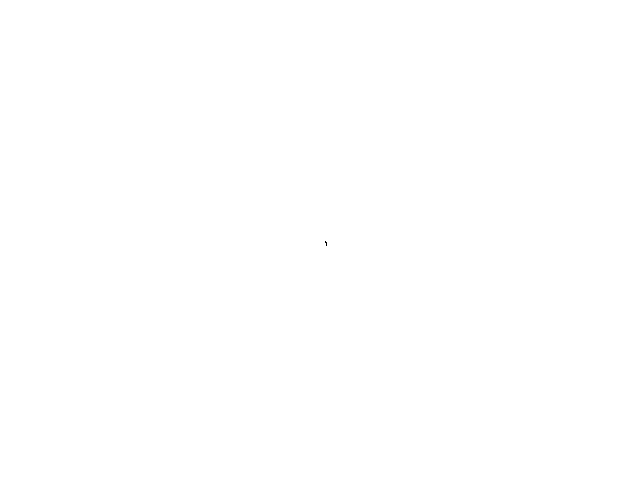
Frame 1 (no input)
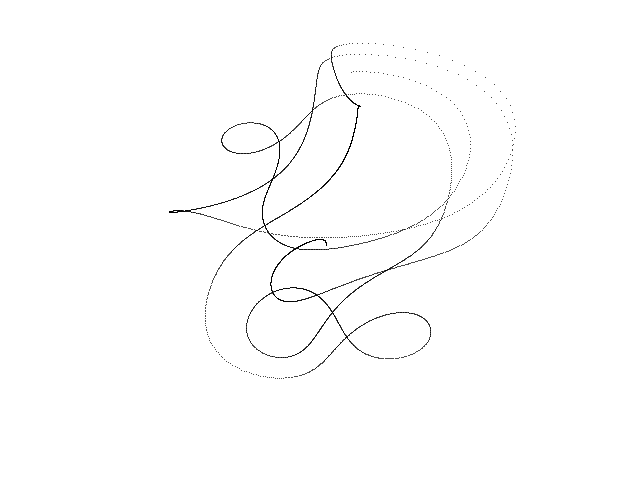
Frame 60 (the mouse pressed at the canvas centre just before this capture)
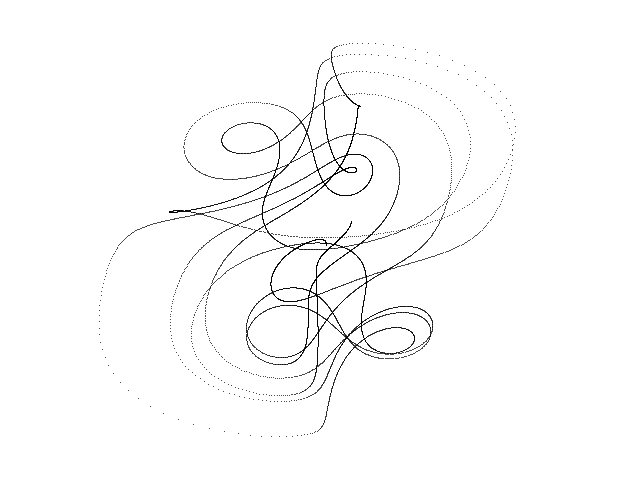
Frame 120 (the mouse held since frame 60 and released just before this capture)

The Processing sketch that drew these frames (run headless with seeded random() and noise(); from frame 60 on, the mouse is pressed at the canvas centre):

// Processing sketch: Four_Scroll
// ── Four_Scroll.pde
// Four scroll chaotic attractor //

  float x = 0.2;
  float y = 0.1;
  float z = 0.1;
  float dt = 0.005;
  float l = 1.8;
  float c = 1.6023;


void setup() {
  
  size(640, 480);
  background(255);
  
}

void draw() {
  
  for (int i=0; i<100; i++) {
    
    float nx = x;
    float ny = y;
    float nz = z;
    
    x = nx + dt * (ny + c * ny);
    y = ny + dt * (- (nx + (0.5 * pow(nz, 4.0) - 2.4) * ny) / l);
    z = nz + dt * (- ny - ((3.0/4.0) - pow(ny, 2.0)) * nz);
  
    point(320 + (60 * y), 240 + (60 * z));
        
  }

}
